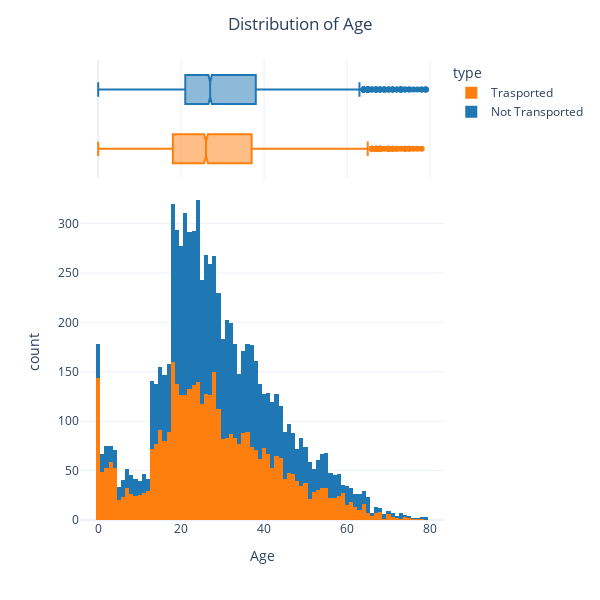

Write notebook code for a chart like this one.
### Code cell
def obtain_total(X):
    numeric_cols = list(X.select_dtypes(include = np.number).columns)
    X['Total'] = sum(X[col] for col in numeric_cols if col not in ["Age", "CabinNumber"])
    return X
    
df_train = pd.read_csv('data_FAA/train.csv')
df_test = pd.read_csv('data_FAA/test.csv')


train_age = obtain_total(df_train)
df_nt = df_train.loc[df_train['Transported']==False]
df_tr = df_train.loc[df_train['Transported']==True]

df_tr["type"] = "Trasported"
df_nt["type"] = "Not Transported"
ageDf = pd.concat([df_tr, df_nt])
fig = px.histogram(data_frame = ageDf, 
                   x="Age",
                   color="type",
                   color_discrete_sequence =  ['#ff7f0e', '#1f77b4'],
                   marginal="box",
                   nbins= 100,
                template="plotly_white", width=600, height=600
                )
fig.update_layout(title = "Distribution of Age" , title_x = 0.5)
fig.show()

### Figure 1 — Plotly figure (JSON) as saved in the notebook; plotly's stock layout.template omitted (floating-point values rounded to 4 significant figures; data arrays with more than 128 entries replaced by an {"elided": "..."} marker saying what was removed)
{"data": [{"alignmentgroup": "True", "bingroup": "x", "hovertemplate": "type=Trasported<br>Age=%{x}<br>count=%{y}<extra></extra>", "legendgroup": "Trasported", "marker": {"color": "#ff7f0e", "pattern": {"shape": ""}}, "name": "Trasported", "nbinsx": 100, "offsetgroup": "Trasported", "orientation": "v", "showlegend": true, "type": "histogram", "x": {"elided": "4378 int values"}, "xaxis": "x", "yaxis": "y"}, {"alignmentgroup": "True", "hovertemplate": "type=Trasported<br>Age=%{x}<extra></extra>", "legendgroup": "Trasported", "marker": {"color": "#ff7f0e"}, "name": "Trasported", "notched": true, "offsetgroup": "Trasported", "showlegend": false, "type": "box", "x": {"elided": "4378 int values"}, "xaxis": "x2", "yaxis": "y2"}, {"alignmentgroup": "True", "bingroup": "x", "hovertemplate": "type=Not Transported<br>Age=%{x}<br>count=%{y}<extra></extra>", "legendgroup": "Not Transported", "marker": {"color": "#1f77b4", "pattern": {"shape": ""}}, "name": "Not Transported", "nbinsx": 100, "offsetgroup": "Not Transported", "orientation": "v", "showlegend": true, "type": "histogram", "x": {"elided": "4315 int values"}, "xaxis": "x", "yaxis": "y"}, {"alignmentgroup": "True", "hovertemplate": "type=Not Transported<br>Age=%{x}<extra></extra>", "legendgroup": "Not Transported", "marker": {"color": "#1f77b4"}, "name": "Not Transported", "notched": true, "offsetgroup": "Not Transported", "showlegend": false, "type": "box", "x": {"elided": "4315 int values"}, "xaxis": "x2", "yaxis": "y2"}], "layout": {"barmode": "relative", "height": 600, "legend": {"title": {"text": "type"}, "tracegroupgap": 0}, "margin": {"t": 60}, "title": {"text": "Distribution of Age", "x": 0.5}, "width": 600, "xaxis": {"anchor": "y", "domain": [0, 1], "title": {"text": "Age"}}, "xaxis2": {"anchor": "y2", "domain": [0, 1], "matches": "x", "showgrid": true, "showticklabels": false}, "yaxis": {"anchor": "x", "domain": [0, 0.7326], "title": {"text": "count"}}, "yaxis2": {"anchor": "x2", "domain": [0.7426, 1], "matches": "y2", "showgrid": false, "showline": false, "showticklabels": false, "ticks": ""}}}
